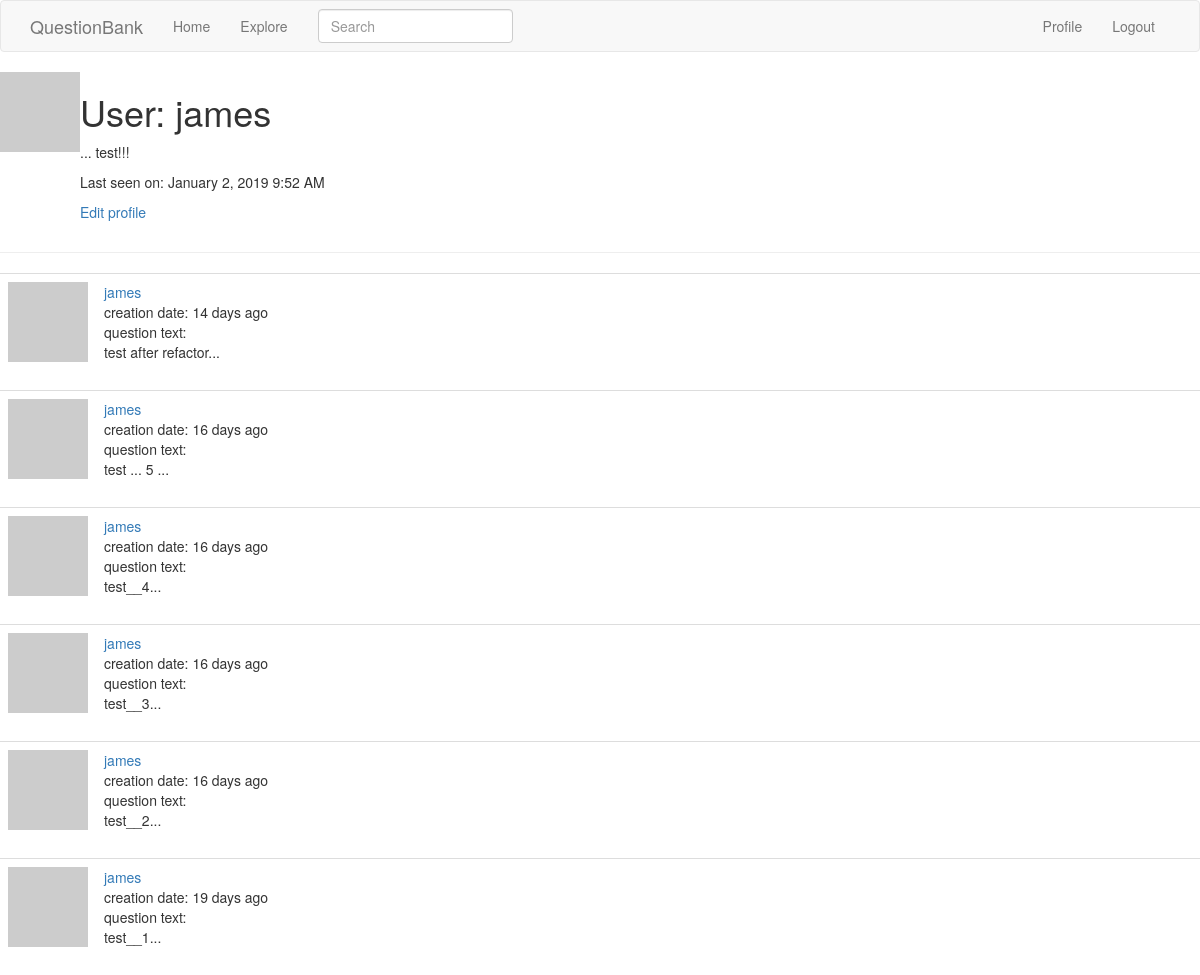
Page /user/james (signed in) on the committed database.
### app/models.py (models this page shows, shortened)
class User(UserMixin, db.Model):
    id = db.Column(db.Integer, primary_key=True)
    username = db.Column(db.String(64), index=True, unique=True)
    email = db.Column(db.String(120), index=True, unique=True)
    password_hash = db.Column(db.String(128))
    about_me = db.Column(db.String(140))
    last_seen = db.Column(db.DateTime, default=datetime.utcnow)
    questions = db.relationship('Question', backref='author', lazy='dynamic')
    def avatar(self, size):
        digest = md5(self.email.lower().encode('utf-8')).hexdigest()
        return 'https://www.gravatar.com/avatar/{}?id=identicon&s={}'.format(
            digest, size)

class SearchableMixin(object):
    @classmethod
    def before_commit(cls, session):
        session._changes = {
            'add': list(session.new),
            'update': list(session.dirty),
            'delete': list(session.deleted)
        }
    @classmethod
    def after_commit(cls, session):
        for obj in session._changes['add']:
            if isinstance(obj, SearchableMixin):
                add_to_index(obj.__tablename__, obj)
        for obj in session._changes['update']:
            if isinstance(obj, SearchableMixin):
                add_to_index(obj.__tablename__, obj)
        for obj in session._changes['delete']:
            if isinstance(obj, SearchableMixin):
                remove_from_index(obj.__tablename__, obj)
        session._changes = None

class Question(SearchableMixin, db.Model):
    __searchable__ = ['body']
    id = db.Column(db.Integer, primary_key=True)
    body = db.Column(db.String(140))
    timestamp = db.Column(db.DateTime, index=True, default=datetime.utcnow)
    user_id = db.Column(db.Integer, db.ForeignKey('user.id'))

### app/main/routes.py (the view)
@bp.route('/user/<username>')
@login_required
def user(username):
    user = User.query.filter_by(username=username).first_or_404()
    page = request.args.get('page', 1, type=int)
    questions = user.questions.order_by(Question.timestamp.desc()).paginate(
        page, current_app.config['QUESTIONS_PER_PAGE'], False)
    next_url = url_for('main.user', username=user.username,
                       page=questions.next_num) \
        if questions.has_next else None
    prev_url = url_for('main.user', username=user.username,
                       page=questions.prev_num) \
        if questions.has_prev else None
    return render_template('user.html', user=user, questions=questions.items,
                           next_url=next_url, prev_url=prev_url)

### app/main/forms.py
class SearchForm(FlaskForm):
    q = StringField('Search', validators=[DataRequired()])
    def __init__(self, *args, **kwargs):
        if 'formdata' not in kwargs:
            kwargs['formdata'] = request.args
        if 'csrf_enabled' not in kwargs:
            kwargs['csrf_enabled'] = False
        super(SearchForm, self).__init__(*args, **kwargs)

### app/main/routes.py (called while the page is built)
@bp.before_request
def before_request():
    if current_user.is_authenticated:
        current_user.last_seen = datetime.utcnow()
        db.session.commit()
        g.search_form = SearchForm()

### app/models.py (called while the page is built)
@login.user_loader
def load_user(id):
    return User.query.get(int(id))

### app/templates/user.html (shortened to what this page needs)
{% extends "base.html" %}
{% block content %}
	<table>
		<tr valign="top">
			<td><img src="{{ user.avatar(128) }}"></td>
			<td>
				<h1>User: {{ user.username }}</h1>
				{% if user.about_me %}<p>{{ user.about_me }}</p>{% endif %}
				{% if user.last_seen %}
				<p>Last seen on: {{ moment(user.last_seen).format('LLL') }}</p>
				{% endif %}
				{% if user == current_user %}
				<p><a href="{{ url_for('main.edit_profile') }}">Edit profile</a></p>
				{% endif %}
			</td>
		</tr>
	</table>
	<hr>
	{% for question in questions %}
		{% include '_question.html' %}
	{% endfor %}
{% endblock %}

### app/templates/_question.html
<table class="table table-hover">
	<tr>
		<td width="70px">
			<a href="{{ url_for('main.user', username=question.author.username) }}">
				<img src="{{ question.author.avatar(70) }}" />
			</a>
		</td>
		<td>
			<a href="{{ url_for('main.user', username=question.author.username) }}">
				{{ question.author.username }}
			</a><br>
			creation date: {{ moment(question.timestamp).fromNow() }}<br>
			question text:
			<br>
			{{ question.body }}
		</td>
	</tr>
</table>

### rows in the picture
User: username "james", about_me "... test!!!", last_seen "January 2, 2019 9:52 AM"
Question: author.username "james", timestamp "14 days ago", body "test after refactor..."
Question: author.username "james", timestamp "16 days ago", body "test ... 5 ..."
Question: author.username "james", timestamp "16 days ago", body "test__4..."
Question: author.username "james", timestamp "16 days ago", body "test__3..."
Question: author.username "james", timestamp "16 days ago", body "test__2..."
Question: author.username "james", timestamp "19 days ago", body "test__1..."
